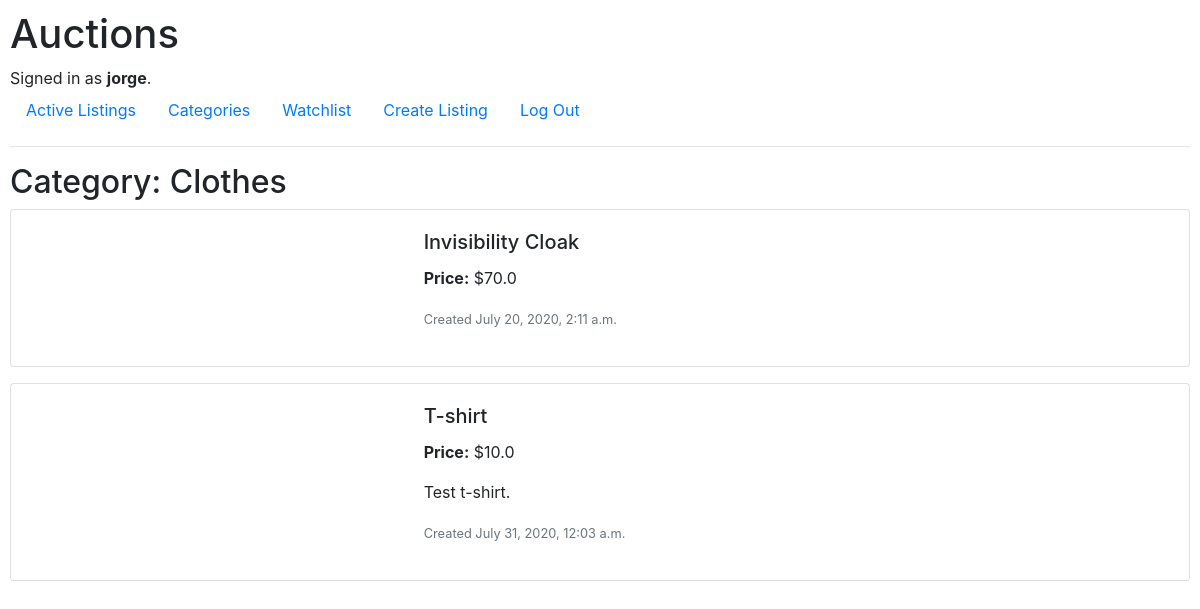
Page /category/Clothes (signed in) on the committed database.
### auctions/models.py (models this page shows)
class User(AbstractUser):
    pass

class Listing(models.Model):
    title = models.CharField(max_length=64)
    starting_bid = models.FloatField()
    description = models.CharField(max_length=256, blank=True)
    date_created = models.DateTimeField(auto_now_add=True)
    image = models.CharField(max_length=2550, blank=True)
    category = models.CharField(max_length=64, blank=True)
    listed_by = models.ForeignKey(User, on_delete=models.CASCADE)
    is_active = models.BooleanField(default=True)

### auctions/views.py (the view)
# urls.py: path("category/<str:category_name>", views.category, name="category")
def category(request, category_name):
    listings = [listing for listing in Listing.objects.all()
                if listing.category == category_name]
    return render(request, "auctions/category.html",{
        "category": category_name,
        "listings": listings
    })

### auctions/templates/auctions/category.html (shortened to what this page needs)
{% extends "auctions/layout.html" %}
{% block body %}
    <h2>Category: {{category}}</h2>
    {% for listing in listings %}
    <div class="card mb-3">
        <div class="row no-gutters">
            <div class="col-md-4">
            </div>
            <div class="col-md-8">
                <div class="card-body">
                    <h5 class="card-title"> {{ listing.title }} </h5>
                    <p class="card-text"> <b>Price:</b> ${{ listing.starting_bid }} </p>
                    <p class="card-text"> {{ listing.description }} </p>
                    <p class="card-text"><small class="text-muted">Created {{ listing.date_created }} </small></p>
                </div>
            </div>
        </div>
    </div>
    {% endfor %}
{% endblock %}

### auctions/templates/auctions/layout.html (shortened to what this page needs)
{% load static %}
<!DOCTYPE html>
<html lang="en">
    <head>
        <link rel="stylesheet" href="https://stackpath.bootstrapcdn.com/bootstrap/4.5.0/css/bootstrap.min.css">
        <link href="{% static 'auctions/styles.css' %}" rel="stylesheet">
    </head>
    <body>
        <h1>Auctions</h1>
        <div>
            {% if user.is_authenticated %}
                Signed in as <strong>{{ user.username }}</strong>.
            {% else %}
                Not signed in.
            {% endif %}
        </div>
        <ul class="nav">
            <li class="nav-item">
                <a class="nav-link" href="{% url 'index' %}">Active Listings</a>
            </li>
            <li class="nav-item">
                <a class="nav-link" href="{% url 'categories' %}">Categories</a>
            </li>
            <li class="nav-item">
                <a class="nav-link" href="{% url 'seewatchlist' %}">Watchlist</a>
            </li>
            <li class="nav-item">
                <a class="nav-link" href="{% url 'createlisting' %}">Create Listing</a>
            </li>
            {% if user.is_authenticated %}
                <li class="nav-item">
                    <a class="nav-link" href="{% url 'logout' %}">Log Out</a>
                </li>
            {% endif %}
        </ul>
        <hr>
        {% block body %}
        {% endblock %}
    </body>
</html>

### auctions/static/auctions/styles.css (style rules this page uses)
body { padding: 10px; }
.card { width: 100%; }

### rows in the picture
User: username "jorge"
Listing: title "Invisibility Cloak", starting_bid "70.0", date_created "July 20, 2020, 2:11 a.m."
Listing: title "T-shirt", starting_bid "10.0", description "Test t-shirt.", date_created "July 31, 2020, 12:03 a.m."

### other values in the picture
{{ category }} "Clothes"
